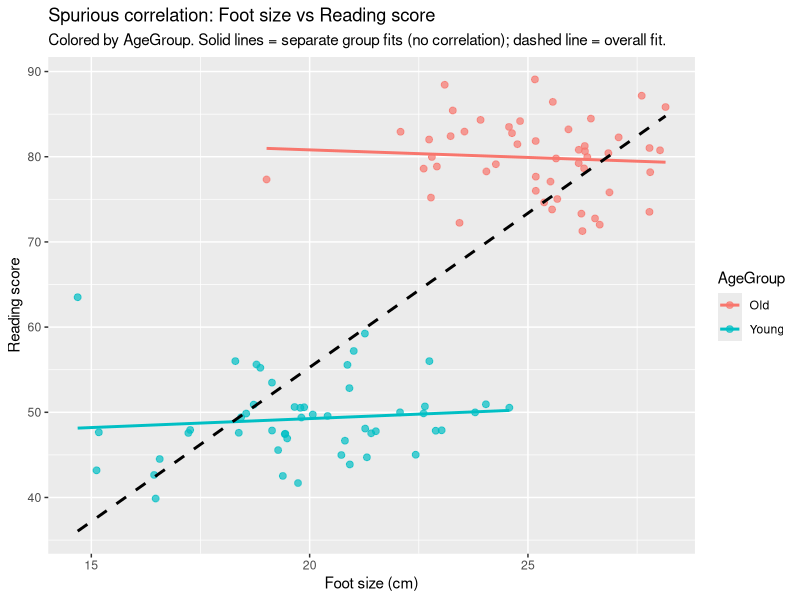

The R source for this figure:
## ---- chunk 1
# Simulate data for two groups: 'Young' and 'Old'
set.seed(42)
AgeGroup <- rep(c("Young", "Old"), each = 50)
# For Young group, generate foot_size and reading_score with no true correlation
foot_size <- c(rnorm(50, mean = 20, sd = 2),    # Young have smaller feet on average
               rnorm(50, mean = 25, sd = 2))    # Old have larger feet on average
reading_score <- c(rnorm(50, mean = 50, sd = 5),# Young have lower reading scores on avg
                   rnorm(50, mean = 80, sd = 5))# Old have higher reading scores on avg

# Check correlations
cor(foot_size, reading_score)                        # overall correlation
cor(foot_size[AgeGroup=="Young"], reading_score[AgeGroup=="Young"])  # within Young group
cor(foot_size[AgeGroup=="Old"], reading_score[AgeGroup=="Old"])      # within Old group

## ---- chunk 2
# Plot the data, coloring by group, and add regression lines
library(ggplot2)
df <- data.frame(AgeGroup, foot_size, reading_score)
ggplot(df, aes(x = foot_size, y = reading_score, color = AgeGroup)) +
  geom_point(size = 2, alpha = 0.7) +
  geom_smooth(method = "lm", se = FALSE) + 
  geom_smooth(aes(group = 1), method = "lm", se = FALSE, color = "black", linetype = "dashed") +
  labs(x = "Foot size (cm)", y = "Reading score",
       title = "Spurious correlation: Foot size vs Reading score",
       subtitle = "Colored by AgeGroup. Solid lines = separate group fits (no correlation); dashed line = overall fit.")

